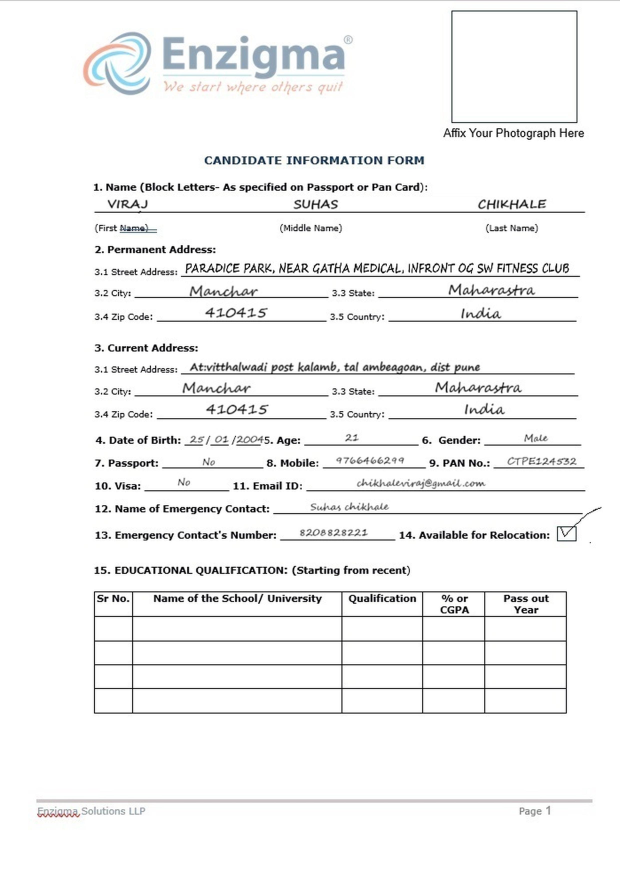
#> input picture temp/output_fixed_size.jpg, 2480 x 3508 px (shown at 1/4 size)
$ python -i 'form resizer.py'   (imports and definitions only)
#> lines starting #> are read from the running program, lines starting #| are printed output that depends on the picture; after the words box and inside, x2 and y2 are one past the last pixel; in counts of white or black regions, pixels touching at a corner belong together
import cv2
import numpy as np

def resize_image(image, max_width=1000):
    """
    Resize image while maintaining aspect ratio
    """
    h, w = image.shape[:2]
    scale = max_width / w
    new_w = int(w * scale)
    new_h = int(h * scale)
    return cv2.resize(image, (new_w, new_h), interpolation=cv2.INTER_AREA)

def detect_document_contours(image):
    """
    Advanced document contour detection with multiple strategies
    """
    # Create copies for different processing methods
    original = image.copy()

    # Convert to grayscale
    gray = cv2.cvtColor(image, cv2.COLOR_BGR2GRAY)

    # Try multiple preprocessing techniques
    preprocessing_methods = [
        # Method 1: Simple thresholding
        cv2.threshold(gray, 0, 255, cv2.THRESH_BINARY + cv2.THRESH_OTSU)[1],

        # Method 2: Adaptive thresholding
        cv2.adaptiveThreshold(gray, 255, cv2.ADAPTIVE_THRESH_GAUSSIAN_C,
                               cv2.THRESH_BINARY, 11, 2),

        # Method 3: Canny edge detection
        cv2.Canny(gray, 30, 200)
    ]

    # Detection strategies
    all_contours = []
    for preprocessed in preprocessing_methods:
        # Find contours
        contours, _ = cv2.findContours(preprocessed,
                                       cv2.RETR_EXTERNAL,
                                       cv2.CHAIN_APPROX_SIMPLE)

        # Filter and process contours
        filtered_contours = []
        for cnt in contours:
            # Calculate contour area and perimeter
            area = cv2.contourArea(cnt)
            perimeter = cv2.arcLength(cnt, True)

            # Filter out very small or very large contours
            if area > image.shape[0] * image.shape[1] * 0.1:  # At least 10% of image
                # Approximate polygon
                approx = cv2.approxPolyDP(cnt, 0.02 * perimeter, True)

                # Look for quadrilateral (document-like shape)
                if len(approx) == 4:
                    filtered_contours.append(approx)

        all_contours.extend(filtered_contours)

    # If no contours found, return None
    if not all_contours:
        return None

    # Select the largest contour (presumably the document)
    document_contour = max(all_contours, key=cv2.contourArea)

    # Reshape contour to 2D array of points
    return document_contour.reshape(-4, 2)

def order_points(pts):
    """
    Order points in top-left, top-right, bottom-right, bottom-left order
    """
    # Compute the center of the rectangle
    center = np.mean(pts, axis=0)

    # Sort points relative to center
    sorted_pts = sorted(pts, key=lambda p: np.arctan2(p[1] - center[1], p[0] - center[0]))

    return np.array(sorted_pts, dtype="float32")

def four_point_transform(image, pts):
    """
    Apply perspective transform to get top-down view
    """
    # Order points
    rect = order_points(pts)
    (tl, tr, br, bl) = rect

    # Compute widths and heights
    widthA = np.sqrt(((br[0] - bl[0]) ** 2) + ((br[1] - bl[1]) ** 2))
    widthB = np.sqrt(((tr[0] - tl[0]) ** 2) + ((tr[1] - tl[1]) ** 2))
    maxWidth = max(int(widthA), int(widthB))

    heightA = np.sqrt(((tr[0] - br[0]) ** 2) + ((tr[1] - br[1]) ** 2))
    heightB = np.sqrt(((tl[0] - bl[0]) ** 2) + ((tl[1] - bl[1]) ** 2))
    maxHeight = max(int(heightA), int(heightB))

    # Destination points
    dst = np.array([
        [0, 0],
        [maxWidth - 1, 0],
        [maxWidth - 1, maxHeight - 1],
        [0, maxHeight - 1]], dtype="float32")

    # Compute perspective transform
    M = cv2.getPerspectiveTransform(rect, dst)
    warped = cv2.warpPerspective(image, M, (maxWidth, maxHeight))

    return warped

def crop_document(image_path, debug=False):
    """
    Crop document from image with optional debug visualization
    """
#> called with image_path = 'temp/output_fixed_size.jpg', debug = False
    # Read image
    image = cv2.imread(image_path)
#> image is the input picture: shape (3508, 2480, 3); mean B, G, R 243.3, 243.2, 243

    # Resize image for processing if too large
    image = resize_image(image)
#> in resize_image, `return cv2.resize(image, (new_w, new_h), interpolation=cv2.INTER_AREA)`:
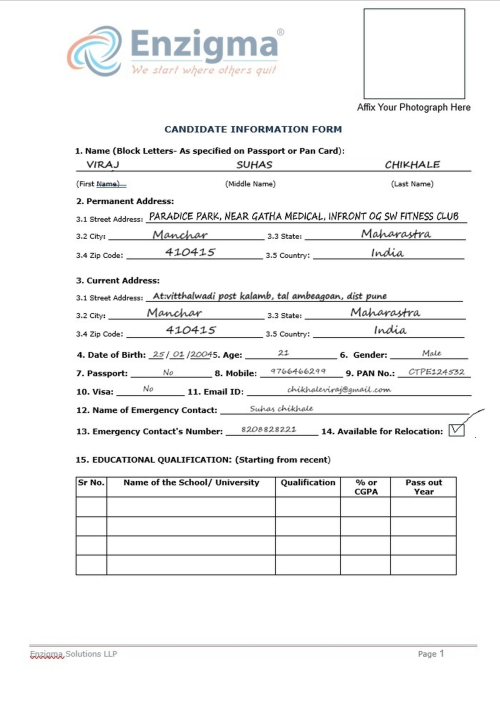
#> returned value: shape (1414, 999, 3) (shown at 1/2 size); mean of channels 0, 1, 2 243.3, 243.2, 243; drawn as B, G, R

    # Detect document contours
    document_points = detect_document_contours(image)
#> the loop in detect_document_contours, `for preprocessed in preprocessing_methods:` made 3 passes
#> contours on passes 1 to 2: [[[0, 0], [0, 1413], [998, 1413], [998, 0]]], [[[0, 1], [0, 1413], [998, 1413], [998, 1]]]
#> after the loop in detect_document_contours, `for preprocessed in preprocessing_methods:`: all_contours = 3 contours; box (x1, y1, x2, y2) and area: (0, 0, 999, 1414) 1410174, (0, 1, 999, 1414) 1409176, (151, 953, 914, 1151) 150114
#> in detect_document_contours, `document_contour = max(all_contours, key=cv2.contourArea)`: document_contour = [[0, 0], [0, 1413], [998, 1413], [998, 0]]
#> document_points = [[0, 0], [0, 1413], [998, 1413], [998, 0]]

    if document_points is None:
        print("Could not detect document. Returning full image.")
        return image

    # Transform perspective
    cropped = four_point_transform(image, document_points)
#> in order_points, `center = np.mean(pts, axis=0)`: center = [499, 706.5]
#> in order_points, `sorted_pts = sorted(pts, key=lambda p: np.arctan2(p[1] - center[1], p[..`: sorted_pts = [[0, 0], [998, 0], [998, 1413], [0, 1413]]
#> in four_point_transform, `(tl, tr, br, bl) = rect`: tl = [0, 0]; tr = [998, 0]; br = [998, 1413]; bl = [0, 1413]
#> in four_point_transform, `widthA = np.sqrt(((br[0] - bl[0]) ** 2) + ((br[1] - bl[1]) ** 2))`: widthA = 998
#> in four_point_transform, `heightA = np.sqrt(((tr[0] - br[0]) ** 2) + ((tr[1] - br[1]) ** 2))`: heightA = 1413
#> in four_point_transform, `dst = np.array([ [0, 0], [maxWidth - 1, 0], [maxWidth - 1, maxHeight -..`: dst = [[0, 0], [997, 0], [997, 1412], [0, 1412]]
#> in four_point_transform, `M = cv2.getPerspectiveTransform(rect, dst)`: M = [[0.999, 0, 0], [0, 0.999, 0], [0, -8.07e-20, 1]]
#> in four_point_transform, `warped = cv2.warpPerspective(image, M, (maxWidth, maxHeight))`:
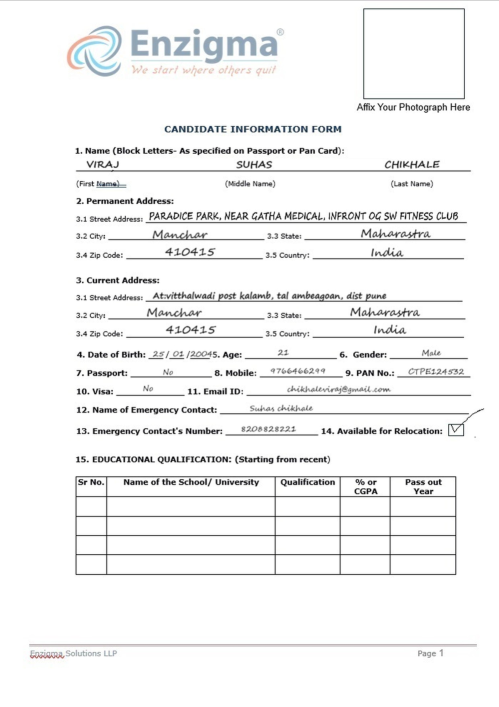
#> warped: shape (1413, 998, 3) (shown at 1/2 size); mean B, G, R 243.3, 243.2, 243

    # Debug visualization
    if debug:
        # Draw contours on original image
        debug_img = image.copy()
        cv2.drawContours(debug_img, [document_points.reshape(-1, 1, 2)],
                         -1, (0, 255, 0), 3)

        # Show images
        cv2.imshow('Original with Contour', debug_img)
        cv2.imshow('Cropped Document', cropped)
        cv2.waitKey(0)
        cv2.destroyAllWindows()

    return cropped

def main():
    # Example usage
    resize_image('test.jpg', 'output_fixed_size.jpg', new_width=2480, new_height=3508)
    input_image = 'test.jpg'

    # Crop document with debug visualization
    cropped = crop_document(input_image, debug=True)

    # Optional: Save cropped image
    cv2.imwrite('cropped_document.jpg', cropped)

# [2 lines not run here, left out]

>>> result = crop_document('temp/output_fixed_size.jpg')
